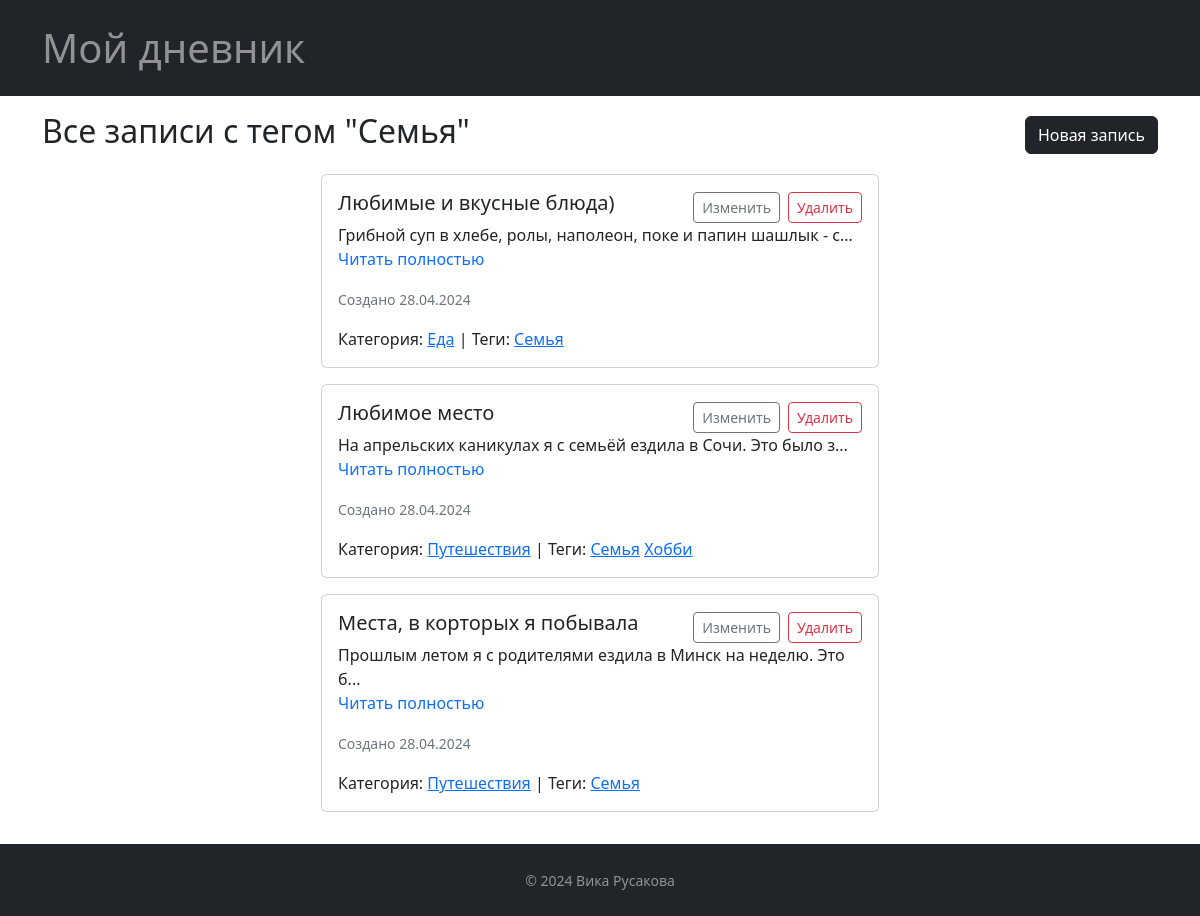
The page /tag/1 on the database its author committed.
### models.py (models this page shows, shortened)
class Post(db.Model):
    id = db.Column(db.Integer, primary_key=True)
    title = db.Column(db.String(100), nullable=False)
    content = db.Column(db.Text, nullable=False)
    date = db.Column(db.DateTime, nullable=False, default=datetime.utcnow)
    category_id = db.Column(db.Integer, db.ForeignKey('category.id'), nullable=False)

class Category(db.Model):
    id = db.Column(db.Integer, primary_key=True)
    name = db.Column(db.String(50), unique=True, nullable=False)
    posts = db.relationship('Post', backref='category', lazy=True)

class Tag(db.Model):
    id = db.Column(db.Integer, primary_key=True)
    name = db.Column(db.String(50), unique=True, nullable=False)
    posts = db.relationship('Post', secondary='post_tag', backref='tags', lazy=True)

### app.py (the view)
@app.route('/tag/<int:tag_id>')
def tag(tag_id):
    tag = Tag.query.get_or_404(tag_id)
    posts = Post.query.filter(Post.tags.any(id=tag_id)).order_by(Post.date.desc()).all()
    return render_template('index.html', posts=posts, tag=tag, page_title=f'Все записи с тегом "{tag.name}"')

### templates/index.html
{% extends 'base.html' %}
{% block content %}
  <div class="d-flex justify-content-between align-items-center mb-3">
    <h2>{{ page_title }}</h2>
    <a href="{{ url_for('new_post') }}" class="btn btn-dark">Новая запись</a>
  </div>
  <div class="col-6 mx-auto">
  {% for post in posts %}
    <div class="card my-3">
      <div class="card-body">
        <div class="d-flex justify-content-between align-items-center">
          <h5 class="card-title">{{ post.title }}</h5>
          <div class="d-flex">
            <a href="{{ url_for('edit_post', post_id=post.id) }}" class="btn btn-sm btn-outline-secondary me-2">Изменить</a>
            <a href="{{ url_for('delete_post', post_id=post.id) }}" class="btn btn-sm btn-outline-danger">Удалить</a>
          </div>
        </div>
        <p class="card-text">{{ post.content[:60] }}... <br/> <a href="{{ url_for('post', post_id=post.id) }}" class="text-decoration-none">Читать полностью</a></p>
        <p class="card-text"><small class="text-muted">Создано {{ post.date.strftime('%d.%m.%Y') }}</small></p>
        <p class="card-text">
          Категория: <a href="{{ url_for('category', category_id=post.category.id) }}">{{ post.category.name }}</a>
          | Теги: {% for tag in post.tags %}
                   <a href="{{ url_for('tag', tag_id=tag.id) }}">{{ tag.name }}</a>
                  {% endfor %}
        </p>
      </div>
    </div>
  {% endfor %}
</div>
{% endblock %}

### static/custom.css (style rules this page uses)
html, body { height: 100%; }

### rows shown on the page
Post: title "Любимые и вкусные блюда)", content "Грибной суп в хлебе, ролы, наполеон, поке и папин шашлык - с", date "28.04.2024", category.name "Еда"
Tag: name "Семья"
Post: title "Любимое место", content "На апрельских каникулах я с семьёй ездила в Сочи. Это было з", date "28.04.2024", category.name "Путешествия"
Tag: name "Хобби"
Post: title "Места, в корторых я побывала", content "Прошлым летом я с родителями ездила в Минск на неделю. Это б", date "28.04.2024", category.name "Путешествия"

### other values the page prints
{{ page_title }} "Все записи с тегом \"Семья\""
